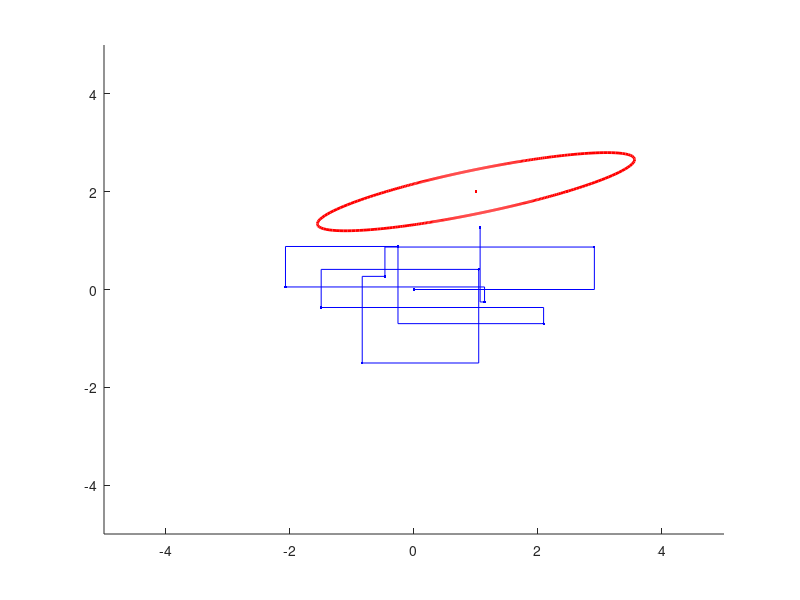

This figure's MATLAB source:
function r =  practical6b
%In practical 6b, we experiment with sampling from
%probability distributions using MCMC methods. 


%close all previous figures
close all;

%First we define a the mean and covariance of a 2D Gaussian
gaussMean = [1.0000; 2.0000];
gaussCov =  [1.6370 0.4210;...
             0.4210 0.1598];
         
%draw the Gaussian
figure; set(gcf,'Color',[ 1 1 1]);
drawGaussianOutline(gaussMean,gaussCov); hold on;
plot(gaussMean(1),gaussMean(2),'r.');
set(gca,'Box','Off'); 
xlim([-5 5]); ylim([-5 5]);

%initialize first point in chain
position = [0;0];
plot(position(1),position(2),'b.','MarkerSize',5);

%define number of samples
nSample = 10;

%loop over number of samples
for (cSample = 1:nSample)
        %TO DO:  calculate mean and variance of conditional distribution in
        %x direction given current y positition - look at the notes for the
        %Gaussian distribution. Replace this:
        gaussMeanXGivenY = randn(1);
        gaussVarXGivenY = rand(1);
        
        %TO DO:  draw a sample from this distribution and update x!!!! - use
        %randn to do this. Replace this:
        newPosition(1) = randn(1);
        
        %copy the y position
        newPosition(2) = position(2);
        
        %display this update
        plot([position(1) newPosition(1)],[position(2) newPosition(2)],'b-');
        
        %update the original position
        position = newPosition;
        
        %TO DO:  calculate mean and variance of conditional distribution in
        %y direction given current x positition - look at the notes for the
        %Gaussian distribution. Replace this:
        gaussMeanYGivenX = randn(1);
        gaussVarYGivenX = rand(1);
        
        %TO DO:  draw a sample from this distribution and update y - use
        %randn to do this. Replace this
        newPosition(2) = randn(1);
        
        %copy the y position
        newPosition(1) = position(1);

        %display this update
        plot([position(1) newPosition(1)],[position(2) newPosition(2)],'b-');
        
        %update the original position
        position = newPosition;
        
        %display the new point
        plot(position(1),position(2),'b.');
end;

%TO DO now remove the two lines of code that plot the path between points and use
%this method to generate 1000 samples from the Gaussian




%*************************************************************************
%Please note that this is not the usual way to sample from an n-d Gaussian!  
%A much more efficient way to do this is to take:

%newSample = gaussMean+chol(gaussCov)*randn(2,1);

%the routine "chol" is the cholesky decomposition - a matrix square root
% so that A = chol(A)'*chol(A);
%**************************************************************************



%=================================================================== 
%===================================================================

%draw 2DGaussian
function r= drawGaussianOutline(m,s)

hold on;
angleInc = 0.01;

c = [1.0 0.0 0.0];

for (cAngle = 0:angleInc:2*pi)
    angle1 = cAngle;
    angle2 = cAngle+angleInc;
    [x1 y1] = getGaussian2SD(m,s,angle1);
    [x2 y2] = getGaussian2SD(m,s,angle2);
    plot([x1 x2],[y1 y2],'k-','LineWidth',2,'Color',c);
end

%===================================================================
%===================================================================

%find position of in xy co-ordinates at 2SD out for a certain angle
function [x,y]= getGaussian2SD(m,s,angle1)

if (size(s,2)==1)
    s = diag(s);
end;

vec = [cos(angle1) sin(angle1)];
factor = 4/(vec*inv(s)*vec');

x = cos(angle1) *sqrt(factor);
y = sin(angle1) *sqrt(factor);

x = x+m(1);
y = y+m(2);

